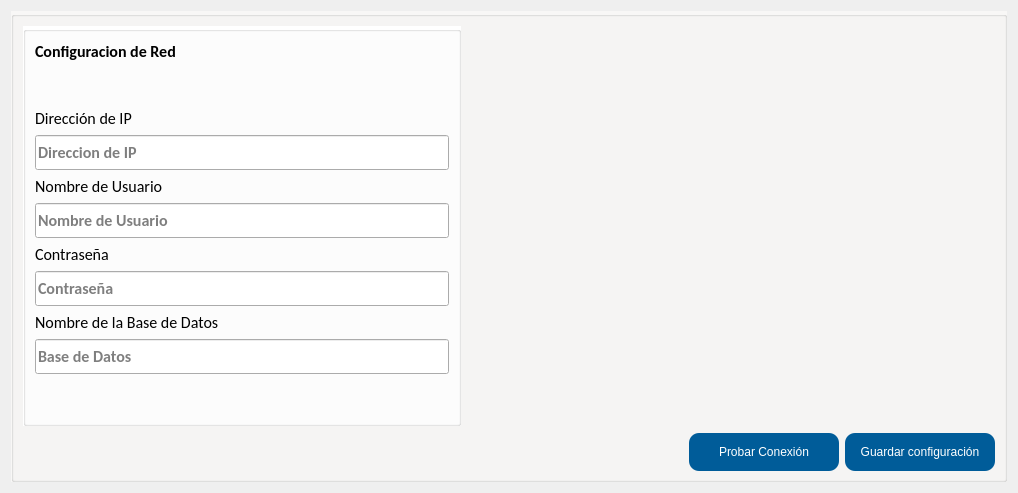
<?xml version="1.0" encoding="UTF-8"?>
<ui version="4.0">
 <class>Form</class>
 <widget class="QWidget" name="Form">
  <property name="geometry">
   <rect>
    <x>0</x>
    <y>0</y>
    <width>1018</width>
    <height>477</height>
   </rect>
  </property>
  <property name="maximumSize">
   <size>
    <width>16777215</width>
    <height>16777215</height>
   </size>
  </property>
  <property name="windowTitle">
   <string>Form</string>
  </property>
  <layout class="QGridLayout" name="gridLayout_3">
   <item row="0" column="0">
    <widget class="QGroupBox" name="groupBox_2">
     <property name="styleSheet">
      <string notr="true">#groupBox_2{
background-color: #F8F7F6
}</string>
     </property>
     <property name="title">
      <string/>
     </property>
     <layout class="QGridLayout" name="gridLayout_2">
      <item row="3" column="4">
       <widget class="QPushButton" name="btn_guardar">
        <property name="sizePolicy">
         <sizepolicy hsizetype="Preferred" vsizetype="Preferred">
          <horstretch>150</horstretch>
          <verstretch>1</verstretch>
         </sizepolicy>
        </property>
        <property name="minimumSize">
         <size>
          <width>0</width>
          <height>38</height>
         </size>
        </property>
        <property name="maximumSize">
         <size>
          <width>150</width>
          <height>35</height>
         </size>
        </property>
        <property name="styleSheet">
         <string notr="true">#btn_guardar{
background-color:#005c99;
color: #FFFFFF;
border-radius: 10px;
}

#btn_guardar:hover{
background-color:#004d80;
color: #FFFFFF;
}</string>
        </property>
        <property name="text">
         <string>Guardar configuración</string>
        </property>
        <property name="icon">
         <iconset>
          <normaloff>../iconos/map.ico</normaloff>../iconos/map.ico</iconset>
        </property>
        <property name="iconSize">
         <size>
          <width>25</width>
          <height>25</height>
         </size>
        </property>
       </widget>
      </item>
      <item row="1" column="0" colspan="2">
       <widget class="QGroupBox" name="groupBox">
        <property name="sizePolicy">
         <sizepolicy hsizetype="Preferred" vsizetype="Fixed">
          <horstretch>0</horstretch>
          <verstretch>0</verstretch>
         </sizepolicy>
        </property>
        <property name="styleSheet">
         <string notr="true">#groupBox{
background-color: #FFFFFF;
}</string>
        </property>
        <property name="title">
         <string/>
        </property>
        <layout class="QGridLayout" name="gridLayout">
         <item row="4" column="0">
          <widget class="QLabel" name="label_3">
           <property name="sizePolicy">
            <sizepolicy hsizetype="Preferred" vsizetype="Fixed">
             <horstretch>0</horstretch>
             <verstretch>0</verstretch>
            </sizepolicy>
           </property>
           <property name="font">
            <font>
             <family>Calibri</family>
             <pointsize>12</pointsize>
            </font>
           </property>
           <property name="text">
            <string>Nombre de Usuario</string>
           </property>
          </widget>
         </item>
         <item row="6" column="0">
          <widget class="QLabel" name="label_4">
           <property name="sizePolicy">
            <sizepolicy hsizetype="Preferred" vsizetype="Fixed">
             <horstretch>0</horstretch>
             <verstretch>0</verstretch>
            </sizepolicy>
           </property>
           <property name="font">
            <font>
             <family>Calibri</family>
             <pointsize>12</pointsize>
            </font>
           </property>
           <property name="text">
            <string>Contraseña</string>
           </property>
          </widget>
         </item>
         <item row="8" column="0">
          <widget class="QLabel" name="label_5">
           <property name="sizePolicy">
            <sizepolicy hsizetype="Preferred" vsizetype="Fixed">
             <horstretch>0</horstretch>
             <verstretch>0</verstretch>
            </sizepolicy>
           </property>
           <property name="font">
            <font>
             <family>Calibri</family>
             <pointsize>12</pointsize>
            </font>
           </property>
           <property name="text">
            <string>Nombre de la Base de Datos</string>
           </property>
          </widget>
         </item>
         <item row="3" column="0">
          <widget class="QLineEdit" name="config_host">
           <property name="sizePolicy">
            <sizepolicy hsizetype="Expanding" vsizetype="Preferred">
             <horstretch>0</horstretch>
             <verstretch>0</verstretch>
            </sizepolicy>
           </property>
           <property name="minimumSize">
            <size>
             <width>75</width>
             <height>35</height>
            </size>
           </property>
           <property name="maximumSize">
            <size>
             <width>16777215</width>
             <height>35</height>
            </size>
           </property>
           <property name="font">
            <font>
             <family>Calibri</family>
             <pointsize>12</pointsize>
             <weight>75</weight>
             <bold>true</bold>
            </font>
           </property>
           <property name="placeholderText">
            <string>Direccion de IP</string>
           </property>
          </widget>
         </item>
         <item row="7" column="0">
          <widget class="QLineEdit" name="config_pass">
           <property name="sizePolicy">
            <sizepolicy hsizetype="Expanding" vsizetype="Preferred">
             <horstretch>0</horstretch>
             <verstretch>0</verstretch>
            </sizepolicy>
           </property>
           <property name="minimumSize">
            <size>
             <width>0</width>
             <height>35</height>
            </size>
           </property>
           <property name="maximumSize">
            <size>
             <width>16777215</width>
             <height>35</height>
            </size>
           </property>
           <property name="font">
            <font>
             <family>Calibri</family>
             <pointsize>12</pointsize>
             <weight>75</weight>
             <bold>true</bold>
            </font>
           </property>
           <property name="echoMode">
            <enum>QLineEdit::Password</enum>
           </property>
           <property name="placeholderText">
            <string>Contraseña</string>
           </property>
          </widget>
         </item>
         <item row="5" column="0">
          <widget class="QLineEdit" name="config_user">
           <property name="sizePolicy">
            <sizepolicy hsizetype="Expanding" vsizetype="Preferred">
             <horstretch>0</horstretch>
             <verstretch>0</verstretch>
            </sizepolicy>
           </property>
           <property name="minimumSize">
            <size>
             <width>0</width>
             <height>35</height>
            </size>
           </property>
           <property name="maximumSize">
            <size>
             <width>16777215</width>
             <height>35</height>
            </size>
           </property>
           <property name="font">
            <font>
             <family>Calibri</family>
             <pointsize>12</pointsize>
             <weight>75</weight>
             <bold>true</bold>
            </font>
           </property>
           <property name="placeholderText">
            <string>Nombre de Usuario</string>
           </property>
          </widget>
         </item>
         <item row="9" column="0">
          <widget class="QLineEdit" name="config_database">
           <property name="sizePolicy">
            <sizepolicy hsizetype="Expanding" vsizetype="Preferred">
             <horstretch>0</horstretch>
             <verstretch>0</verstretch>
            </sizepolicy>
           </property>
           <property name="minimumSize">
            <size>
             <width>0</width>
             <height>35</height>
            </size>
           </property>
           <property name="maximumSize">
            <size>
             <width>16777215</width>
             <height>35</height>
            </size>
           </property>
           <property name="font">
            <font>
             <family>Calibri</family>
             <pointsize>12</pointsize>
             <weight>75</weight>
             <bold>true</bold>
            </font>
           </property>
           <property name="placeholderText">
            <string>Base de Datos</string>
           </property>
          </widget>
         </item>
         <item row="2" column="0">
          <widget class="QLabel" name="label_2">
           <property name="sizePolicy">
            <sizepolicy hsizetype="Preferred" vsizetype="Fixed">
             <horstretch>0</horstretch>
             <verstretch>0</verstretch>
            </sizepolicy>
           </property>
           <property name="font">
            <font>
             <family>Calibri</family>
             <pointsize>12</pointsize>
            </font>
           </property>
           <property name="text">
            <string>Dirección de IP</string>
           </property>
          </widget>
         </item>
         <item row="1" column="0">
          <spacer name="verticalSpacer_2">
           <property name="orientation">
            <enum>Qt::Vertical</enum>
           </property>
           <property name="sizeHint" stdset="0">
            <size>
             <width>20</width>
             <height>40</height>
            </size>
           </property>
          </spacer>
         </item>
         <item row="0" column="0">
          <widget class="QLabel" name="label">
           <property name="font">
            <font>
             <family>Calibri</family>
             <pointsize>12</pointsize>
             <weight>75</weight>
             <bold>true</bold>
            </font>
           </property>
           <property name="text">
            <string>Configuracion de Red</string>
           </property>
           <property name="alignment">
            <set>Qt::AlignLeading|Qt::AlignLeft|Qt::AlignVCenter</set>
           </property>
          </widget>
         </item>
         <item row="10" column="0">
          <spacer name="verticalSpacer">
           <property name="orientation">
            <enum>Qt::Vertical</enum>
           </property>
           <property name="sizeHint" stdset="0">
            <size>
             <width>20</width>
             <height>40</height>
            </size>
           </property>
          </spacer>
         </item>
        </layout>
       </widget>
      </item>
      <item row="3" column="3">
       <widget class="QPushButton" name="btn_probar">
        <property name="sizePolicy">
         <sizepolicy hsizetype="Preferred" vsizetype="Preferred">
          <horstretch>150</horstretch>
          <verstretch>1</verstretch>
         </sizepolicy>
        </property>
        <property name="minimumSize">
         <size>
          <width>0</width>
          <height>38</height>
         </size>
        </property>
        <property name="maximumSize">
         <size>
          <width>150</width>
          <height>35</height>
         </size>
        </property>
        <property name="styleSheet">
         <string notr="true">#btn_probar{
background-color:#005c99;
color: #FFFFFF;
border-radius: 10px;
}

#btn_probar:hover{
background-color:#004d80;
color: #FFFFFF;
}</string>
        </property>
        <property name="text">
         <string>Probar Conexión</string>
        </property>
        <property name="icon">
         <iconset>
          <normaloff>../iconos/flag.ico</normaloff>../iconos/flag.ico</iconset>
        </property>
        <property name="iconSize">
         <size>
          <width>25</width>
          <height>25</height>
         </size>
        </property>
       </widget>
      </item>
      <item row="1" column="2" colspan="3">
       <spacer name="horizontalSpacer">
        <property name="orientation">
         <enum>Qt::Horizontal</enum>
        </property>
        <property name="sizeHint" stdset="0">
         <size>
          <width>40</width>
          <height>20</height>
         </size>
        </property>
       </spacer>
      </item>
     </layout>
    </widget>
   </item>
  </layout>
 </widget>
 <resources/>
 <connections/>
</ui>
